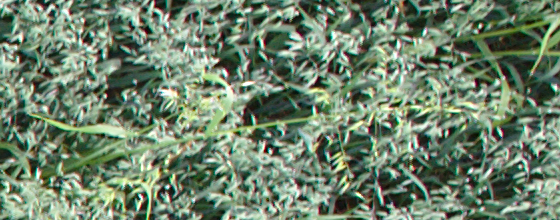
#> input picture original.png, 560 x 220 px, given in place of HI2A2575.tif, which was not available
$ python common_wild_oat_detector.py   (older library calls are emulated)
#> lines starting #> are read from the running program, lines starting #| are printed output that depends on the picture; long printed decimals are rounded; pictures that were not available may be replaced by others from this repository, and a replacement may not be noted
from math import sqrt
import os
import multiprocessing
import heapq
import timeit

import cv2
import numpy as np
import imutils

TARGET_DIR = '/home/makinen/utu/gradu/src/erikoistyo'
"""Directory where images with rois are written"""

def _get_connected_neighbours(y, x, width, height):
    """Returns the 8-connected neighbourhood of the pixel at (y,x).

    Parameters
    ----------
    y: int
        y coordinate of the pixel
    x:  int
        x coordinate of the pixel
    width: int
        width of the image mask
    height: int
        height of the image mask

    Returns
    -------
    list of tuples
        the coordinates of the neighbours
    """

    connected = []
    # north
    if y >= 0:
        connected.append((y-1, x))
    # south
    if y < height-2:
        connected.append((y+1, x))
    # west
    if x > 0:
        connected.append((y, x-1))
    # east
    if x < width-2:
        connected.append((y, x+1))
    # north east
    if y > 0 and x < width-2:
        connected.append((y-1, x+1))
    # south east
    if y < height-2 and x < width-2:
        connected.append((y+1, x+1))
    # north west
    if y > 0 and x > 0:
        connected.append((y-1, x-1))
    # north east
    if y < height -2 and x < width-2:
        connected.append((y+1, x+1))

    return connected


def _resize_seed_mask(seed, seed_mask):
    """Creates a new smaller seed mask and draws the given seed on it. This is
    needed because huge seed masks kill the performance of region growing.

    Parameters
    ----------
    seed: list
        List returned by findContours. Contains all boundary points as separate lists.
    seed_mask: numpy array
        original seed mask

    Returns
    -------
    (numpy array, func)
        Resized seed mask and a converter function which can be used to map
        the coordinates of the original mask to the smaller mask.
    """

    # creates a list of the pixel coordinates
    coordinates = []
    (rx, ry, rw, rh) = cv2.boundingRect(seed)

    for y in range(ry, ry+rh):
        for x in range(rx, rx+rw):
            if seed_mask[y, x] != 0:
                coordinates.append((y, x))

    # find the most distant x and y coordinates
    max_y = sorted(coordinates, reverse=True, key=lambda c: c[0])[0][0]
    min_y = sorted(coordinates, reverse=False, key=lambda c: c[0])[0][0]
    length_y = max_y-min_y

    max_x = sorted(coordinates, reverse=True, key=lambda c: c[1])[1][1]
    min_x = sorted(coordinates, reverse=False, key=lambda c: c[1])[1][1]
    length_x = max_x - min_x

    new_width = length_x * 6
    new_height = length_y * 6
    if new_width < 800:
        new_width = 800

    if new_height < 800:
        new_height = 800

    # shift the region at the centre
    start_x = int(new_width/2-length_x / 2)
    start_y = int(new_height/2-length_y / 2)

    delta_x = min_x - start_x
    delta_y = min_y - start_y

    converter = lambda c: ((c[0] - delta_y) % new_height, (c[1] - delta_x) % new_width)

    smaller_mask = np.zeros((new_height, new_width), np.uint8)
    for c in coordinates:
        smaller_mask.itemset(converter(c), 255)

    return (smaller_mask, converter)

def region_grow(image, seed_mask, max_MA):
    """Grows each region on the seed mask. Growing is finished when
    the minor axis of an ellipse around the region hits the limit.

    The algorithm works as follows:

    1) For each seed:
       i)   Initialize a minimum priority queue with the negatives of the seed pixels'
            intensities
       ii)  Repeat until the priority queue is empty:
            1) Pop a point with the highest priority
            2) Find its neighbours outside the grown region
            3) For each neighbour:
               i)   Draw the neighbour on the seed mask
               ii)  Fit an ellipse to the seed and compute its minor axis
               iii) If the length of the minor axis is smaller than the limit
                    calculate the priority for the point: -0.5 * intensity + 0.5 * minor
                    axis and add the point to the priority queue
               iv)  If the minor axis length violates the constraint remove the point from
                    the seed mask.

    Parameters
    ----------
    image: numpy array
        Source image
    seed_mask: numpy array
        Seed regions. The algorithm is applied for each region.
    max_MA: int
        The maximum allowed minor axis of an ellipse fit to the growing region

    Returns
    -------
    list
        List of the grown regions' coordinates
    """

    start_time = timeit.default_timer()

    seeds = cv2.findContours(seed_mask, cv2.RETR_EXTERNAL, cv2.CHAIN_APPROX_SIMPLE)
    seeds = seeds[0] if imutils.is_cv2() else seeds[1]

    grown_regions = []
    print("seed amount: %d " % len(seeds))

    #seeds = seeds[:20]
    for seed_i, seed in enumerate(seeds):
        grow_start_time = timeit.default_timer()
        # construct a list of coordinates
        seed_region = set([])
        (rx, ry, rw, rh) = cv2.boundingRect(seed)
        for y in range(ry, ry+rh):
            for x in range(rx, rx+rw):
                if seed_mask[y, x] != 0:
                    seed_region.add((y, x))

        # huge seed mask kills the performance. Draw the seed on a smaller mask.
        (smaller_mask, converter) = _resize_seed_mask(seed, seed_mask)

        height, width = image.shape[:2]

        # fill the heap with the intensities of the seed points
        neighbours = seed_region
        heap = []
        for n in neighbours:
            smaller_mask.itemset(converter(n), 255)
            intensity = image.item(n[0], n[1])
            heapq.heappush(heap, (-intensity, n))

        grown_pixels = set([])
        discarded = 0

        # do not add an already checked neighbour to the region
        checked = set([])
        while heap:
            priority, coordinates = heapq.heappop(heap)
            y = coordinates[0]
            x = coordinates[1]
            checked.add((y, x))

            connected_outside = [c for c in _get_connected_neighbours(y, x, width, height) if c not in seed_region
                                 and c not in grown_pixels and c not in checked]
            if not connected_outside:
                continue

            # check which of the outside pixels don't violate the minor axis limit and add
            # them to the priority queue for further processing
            for co in connected_outside:
                intensity = image.item(co[0], co[1])
                smaller_mask.itemset(converter(co), 255)

                new_seed_angle, new_seed_MA, new_seed_ma = fit_ellipse(smaller_mask)

                if new_seed_MA > max_MA:
                    discarded += 1
                    smaller_mask.itemset(converter(n), 0)
                else:
                    heapq.heappush(heap, (0.5*new_seed_MA + -0.5 * intensity, co))
                    grown_pixels.add(co)

            elapsed = timeit.default_timer() - grow_start_time
            if elapsed > 45:
                print("timeout occurred. Seed %d/%d" % (seed_i, len(seeds)))
                heap = []

        print("Seed size %d" % len(seed_region))
        print("New pixels %d" % len(grown_pixels))
        print("Discarded pixels %d" % discarded)

        grown_regions.append(list(grown_pixels) + list(seed_region))

    elapsed = timeit.default_timer() - start_time
    print("elapsed : %f (seeds %d)" %(elapsed, len(seeds)))
    return grown_regions


def open_by_reconstruction(image, iterations=1, ksize=3):
    """Morphological operation which removes small islands from the image
    but won't change the shape of those which remain after erosion.

    Dilated objects are prevented extending beyond the original shape
    by masking with the original image.

    Parameters
    ----------
    image: numpy array
        source image
    iterations: int
        number of times erosion is applied.
    ksize: int
        the size of structuring element used for erosion

    Returns
    -------
    numpy array
        opened image
    """

    eroded = cv2.erode(image, np.ones((ksize, ksize), np.uint8), iterations=iterations)

    this_iteration = eroded
    last_iteration = eroded
    while True:
        this_iteration = cv2.dilate(last_iteration, np.ones((ksize, ksize), np.uint8), iterations=1)
        this_iteration = this_iteration & image
        if np.array_equal(last_iteration, this_iteration):
            break
        last_iteration = this_iteration.copy()

    return this_iteration

def pca(image):
    """Performs principal component analysis on the image and reconstructs
    the image from the third principal component only. It produces an image on
    which the intensities of the weed pixels are emphasized.

    Parameters
    ----------
    image: numpy array
        original RGB image

    Returns
    -------
    numpy array
        an image reconstructed from its third principal component

    """

    height, width = image.shape[:2]

    # there are 3 channels in the rgb color space
    dimensions = 3

    mean, evecs = cv2.PCACompute(image.reshape((-1, dimensions)), mean=None)
    transformed = image.reshape((-1, dimensions)) * np.matrix([evecs[2]]).T

    transformed.shape = (height, width)
    transformed = -0.01 * transformed

    tr_u8 = (transformed.clip(0, 1) * 255).astype(np.uint8)

    return tr_u8

def fit_ellipse(region_mask):
    """Fits an ellipse to the region and returns its angle, minor axis and
    major axis. If the mask contains multiple seeds the largest is chosen.

    Parameters
    ----------
    region_mask: numpy mask
        a mask containing the seed region(s)

    Returns
    -------
    (float, float, float)
        angle, minor axis, major axis
    """

    cnts = cv2.findContours(region_mask, cv2.RETR_EXTERNAL, cv2.CHAIN_APPROX_NONE)
    cnts = cnts[0] if imutils.is_cv2() else cnts[1]
    c = cnts[0]

    # if there are multiple regions pick the largest
    # this situation might occur if growing process starts from seed points
    # apart each other
    if len(cnts) > 1:
        area = 0
        for cc in cnts:
            M = cv2.moments(cc)
            areac = int(M['m00'])
            if areac > area:
                c = cc
                area = areac

    (xx, yy), (MA, ma), angle = cv2.fitEllipse(c)
    return (angle, MA, ma)

def filter_regions(mask, ma_limit, ecc_limit, max_area=None, min_area=None):
    """Filters out the regions violating the given constraints.

    Parameters
    ----------
    mask: numpy array
        a mask containing regions
    ma_limit: float/int
        maximum allowed minor axis of an ellipse around a region
    ecc_limit: float/int
        maximum allowed eccentricity of an ellipse around a region
    area_limit: float/int
        maximum allowed area of a region

    Returns
    -------
    (int, numpy array)
        Amount of seeds on the new image and the new image
    """

    cnts = cv2.findContours(mask, cv2.RETR_EXTERNAL, cv2.CHAIN_APPROX_NONE)
    cnts = cnts[0] if imutils.is_cv2() else cnts[1]

    filtered_regions = np.zeros((mask.shape[0], mask.shape[1]), np.uint8)
    i = 0
    for c in cnts:

        M = cv2.moments(c)
        #if not M:
        #    cv2.drawContours(filtered_regions,[c],-1, (255,255,255),cv2.FILLED)
        #    continue

        area = int(M['m00'])

        if max_area and area > max_area:
            continue
        if min_area and area < min_area:
            continue

        ecc1 = (M['nu20'] + M['nu02']) + sqrt((M['nu20'] - M['nu02'])**2 + 4*(M['nu11'])**2)
        ecc2 = 4 * (M['nu20'] * M['nu02'] - M['nu11']**2)

        # TODO why not ecc2? only one point?
        if not ecc2:
            continue

        (xx, yy), (MA, ma), angle = cv2.fitEllipse(c)

        ecc = ecc1/ecc2

        if ecc_limit:
            if ecc < ecc_limit:
                continue

        if ma_limit:
            if ma < ma_limit:
                continue

        i += 1
        cv2.drawContours(filtered_regions, [c], -1, (255, 255, 255), cv2.FILLED)
        #cv2.drawContours(filtered_regions, [c], -1, (255,255,255), 3)

    return (i, filtered_regions)

def draw_regions(roi_mask, image, draw_statistics, draw_rectangle, color=(0, 0, 255)):
    """Draws the contours of the rois on the original image.

    Parameters
    ----------
    roi_mask: numpy array
        a mask containing the rois
    image: numpy array
        the original image where the rois are marked
    draw_statistics: boolean
        if true ecc, area, minor axis length and major axis length are written on the image
    draw_rectangle: boolean
        if true rectangle is drawn instead of contours
    color: tuple, optional
        rgb color used to draw contours on the image. Default is red.
    """

    cnts = cv2.findContours(roi_mask, cv2.RETR_EXTERNAL, cv2.CHAIN_APPROX_NONE)
    cnts = cnts[0] if imutils.is_cv2() else cnts[1]

    for c in cnts:
        M = cv2.moments(c)
        if not M:
            x, y, w, h = cv2.boundingRect(c)
            cv2.rectangle(image, (x, y), (x+w+20, y+h+20), (0, 0, 255), 8)
            continue


        area = int(M['m00'])
        ecc1 = (M['nu20'] + M['nu02']) + sqrt((M['nu20'] - M['nu02'])**2 + 4*(M['nu11'])**2)
        ecc2 = 4 * (M['nu20'] * M['nu02'] - M['nu11']**2)
        if not ecc2:
            print("NO ECC2")
            ecc2 = 1
            x, y, w, h = cv2.boundingRect(c)
            cv2.rectangle(image, (x, y), (x+w+20, y+h+20), (0, 0, 255), 3)
            continue

        ecc = ecc1/ecc2

        cY = int(M["m01"] / M["m00"])
        cX = int(M["m10"] / M["m00"])
        (xx, yy), (MA, ma), angle = cv2.fitEllipse(c)

        if draw_rectangle:
            x, y, w, h = cv2.boundingRect(c)
            cv2.rectangle(image, (x, y), (x+w+20, y+h+20), color, 6)
        else:
            color = (0, 0, 255)
            print("drawing contours")
            cv2.drawContours(image, [c], -1, color, 2)

        if draw_statistics:
            color = (0, 0, 0)
            cv2.putText(image, "ecc: %f" % ecc, (cX+20, cY), cv2.FONT_HERSHEY_SIMPLEX, 0.8, color)
            cv2.putText(image, "area: %d" % area, (cX+20, cY+25), cv2.FONT_HERSHEY_SIMPLEX, 0.8, color)
            cv2.putText(image, "MA: %d" % MA, (cX+20, cY+50), cv2.FONT_HERSHEY_SIMPLEX, 0.8, color)
            cv2.putText(image, "ma: %d" % ma, (cX+20, cY+75), cv2.FONT_HERSHEY_SIMPLEX, 0.8, color)

def search(filenames, constraints):
    """Detects common wild oats from the images. If a roi is detected its contours
    are drawn and the new image is saved into TARGET_DIR.

    Parameters
    ----------
    filenames: list of str
        the names of the image files
    constraints: list of dicts
        selection criteria for seed regions, pixels in growing process and final ROIs

        dicts contain the following keys:
        - seed_lower: lower intensity limit for seed pixels
        - seed_upper: upper intensity limit for seed pixels
        - seed_area: maximum allowed area for a seed
        - seed_length: maximum allowed length for a seed
        - seed_ecc: maximum allowed eccentricity for a seed

        - local_MA: maximum allowed length for a minor axis of an ellipse around the
                    growing region

        - grown_length: minimum length of a grown region
        - grown_ecc: minimum ecc of a grown region
    """

    # DEBUG
    #constraints = [constraints[2]]
    print('filenames: %d ' % len(filenames))
    for j, filename in enumerate(filenames):
        source = cv2.imread(filename)

        tr_u8 = pca(source)
        cv2.imwrite(TARGET_DIR + '/'+ 'pca.tif', tr_u8)

        found = 0
        for i, constraint in enumerate(constraints):

            # FIND SEED POINTS

            # GLOBAL THRESHOLD
            lower = constraint['seed_lower']
            upper = constraint['seed_upper']
            seeds2 = cv2.inRange(tr_u8, lower, upper)

            cv2.imwrite(TARGET_DIR + '/'+str(i) +'_seeds.tif', seeds2)

            # REMOVE NOISE AND SMALL ISLANDS
            img_opened2 = open_by_reconstruction(seeds2, 3, 3)
            cv2.imwrite(TARGET_DIR + '/'+'opened_seeds.tif', seeds2)

            # FILTER OUT SEEDS WHICH DON'T RESEMBLE A PART OF COMMON WILD OAT'S CULM
            min_ecc = constraint['seed_ecc']
            min_length = constraint['seed_length']
            max_area = constraint['seed_area']
            min_area = constraint.get('seed_area_min', None)
            (amount, filtered_seeds) = filter_regions(img_opened2, min_length, min_ecc, max_area, min_area)
            if amount > 450:
                print("Too many seeds(%d). Skipping the constraint." % amount)
                continue

            # LOCAL REGION GROWING
            cv2.imwrite(TARGET_DIR + '/'+ str(i) +'_filtered_seeds.tif', filtered_seeds)
            grown_regions = []
            max_MA = constraint['local_MA']
            grown_regions = region_grow(tr_u8, filtered_seeds, max_MA)

            #grown_regions = []
            # DRAW THE GROWN REGIONS ON A NEW MASK
            grown_seeds_mask = np.zeros([source.shape[0], source.shape[1], 1], np.uint8)
            for region in grown_regions:
                for coordinate in region:
                    grown_seeds_mask.itemset((coordinate[0], coordinate[1], 0), 255)

            # FILTER OUT THE REGIONS NOT SATISFYING THE SELECTION CRITERIA
            min_length = constraint['grown_length']
            min_ecc = constraint['grown_ecc']
            (amount, filtered_grown_regions) = filter_regions(grown_seeds_mask, min_length, min_ecc, None)
            found += amount

            # DRAW THE FINAL ROIS ON THE ORIGINAL IMAGE
            draw_regions(filtered_grown_regions, source, False, False)

        print('CONSTRAINTS CHECKED. AMOUNT OF FOUND ROIS %d ' % found)
        print('Image %d/%d processed' % (j+1, len(filenames)))

        if found:
            basename = filename.split('/')[len(filename.split('/'))-1].split('.')[0]
            filename = "%s/%s_rois.tif" % (TARGET_DIR, basename)
            print("image %s written" % filename)
            cv2.imwrite(filename, source)

    cv2.destroyAllWindows()


def main():
    """Initializes detection processing."""

    filenames = ["/home/makinen/utu/gradu/exported_oikea/%s" % f for f in os.listdir('/home/makinen/utu/gradu/exported_oikea') if f.endswith('tif')]

    filenames = ["/home/makinen/utu/gradu/exported_oikea/HI2A2575.tif"]
    def split(a, n):
        """Splits the given list into n parts"""
        k, m = divmod(len(a), n)
        return (a[i * k + min(i, m):(i + 1) * k + min(i + 1, m)] for i in range(n))

    procs = 5   # Number of processes to create
    filename_chunks = list(split(filenames, procs))

    # Create a list of jobs and then iterate through
    # the number of processes appending each process to
    # the job list
    jobs = []

    constraints = []

    # SAMPLE 1 / HI2A2607.tif
    c = {}
    # constraints for selecting the seed areas
    c['seed_lower'] = 50
    c['seed_upper'] = 90
    c['seed_area'] = 2000
    c['seed_length'] = 60
    c['seed_ecc'] = 24

    # the maximum allower minor axis of a grown region
    c['local_MA'] = 50

    # selection criteria for final ROIs
    c['grown_length'] = 215
    c['grown_ecc'] = 13
    constraints.append(c)

    ##
    ### SAMPLE 2 / HI2A2606.tif
    c2 = {}
    # constraints for selecting the seed areas
    c2['seed_lower'] = 75
    c2['seed_upper'] = 120
    c2['seed_area_min'] = 300
    c2['seed_area'] = 1400
    c2['seed_length'] = 30
    c2['seed_ecc'] = 5

    # the maximum allower minor axis of a grown region
    c2['local_MA'] = 60

    # selection criteria for final ROIs
    c2['grown_length'] = 220
    c2['grown_ecc'] = 5
    constraints.append(c2)

    ##
    ### SAMPLE 3 / HI2A2633.tif
    c3 = {}
    c3['seed_lower'] = 60
    c3['seed_upper'] = 80
    c3['seed_area'] = 5000
    c3['seed_length'] = 62
    c3['seed_ecc'] = 15

    # the maximum allower minor axis of a grown region
    c3['local_MA'] = 75

    # selection criteria for final ROIs
    c3['grown_length'] = 400
    c3['grown_ecc'] = 10
    constraints.append(c3)

    ##
    #### SAMPLE 4 (1/2) / HI2A2632.tif
    c5 = {}
    c5['seed_lower'] = 90
    c5['seed_upper'] = 120
    c5['seed_area'] = 650
    c5['seed_length'] = 35
    c5['seed_ecc'] = 4

    # the maximum allower minor axis of a grown region
    c5['local_MA'] = 75

    # selection criteria for final ROIs
    c5['grown_length'] = 275
    c5['grown_ecc'] = 10
    constraints.append(c5)

    ##
    #### SAMPLE 4 (2/2) / HI2A2632.tif
    c6 = {}
    c6['seed_lower'] = 50
    c6['seed_upper'] = 65
    c6['seed_area'] = 2000
    c6['seed_length'] = 120
    c6['seed_ecc'] = 5

    # the maximum allower minor axis of a grown region
    c6['local_MA'] = 75

    # selection criteria for final ROIs
    c6['grown_length'] = 200
    c6['grown_ecc'] = 15
    constraints.append(c6)

    for i in range(0, procs):
        process = multiprocessing.Process(target=search, args=(filename_chunks[i], constraints))
        jobs.append(process)

    for j in jobs:
        j.start()
#> this loop made 5 passes
#| seed amount: 0
#| elapsed : 0.000324 (seeds 0)
#| seed amount: 1
#| elapsed : 2.535 (seeds 1)
#| seed amount: 0
#| elapsed : 0.000301 (seeds 0)
#| seed amount: 0
#| elapsed : 0.00031 (seeds 0)
#| seed amount: 0
#| elapsed : 0.000301 (seeds 0)
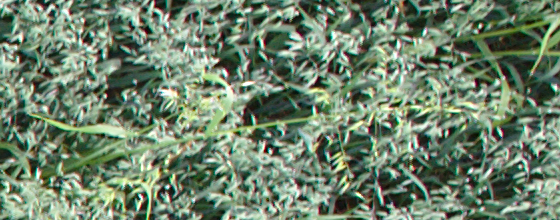
#> input picture original.png, 560 x 220 px, given in place of HI2A2575.tif, which was not available
#> pass 1, in pca, `transformed = -0.01 * transformed`:
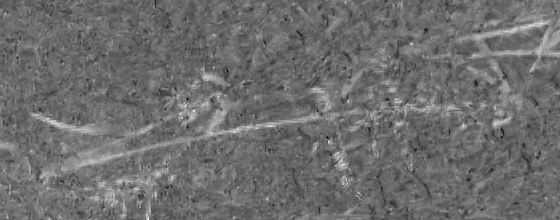
#> transformed: shape (220, 560) float64; min -0.482, max 0.876, mean 0.103; drawn with min black and max white
#> pass 1, in pca, `tr_u8 = (transformed.clip(0, 1) * 255).astype(np.uint8)`:
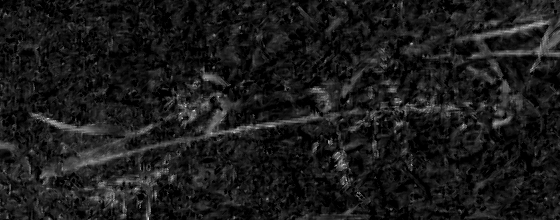
#> tr_u8: shape (220, 560); min 0, max 223, mean 27.1
#> pass 1, in search, `cv2.imwrite(TARGET_DIR + '/'+str(i) +'_seeds.tif', seeds2)`:
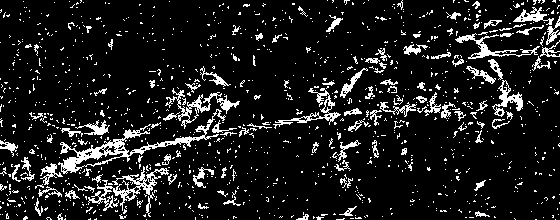
#> saved as 0_seeds.tif: shape (220, 560); 11.2% white in thin lines or dots

    # Ensure all of the processes have finished
    for j in jobs:
        j.join()

    print("Processing complete.")

if __name__ == "__main__":
    main()
